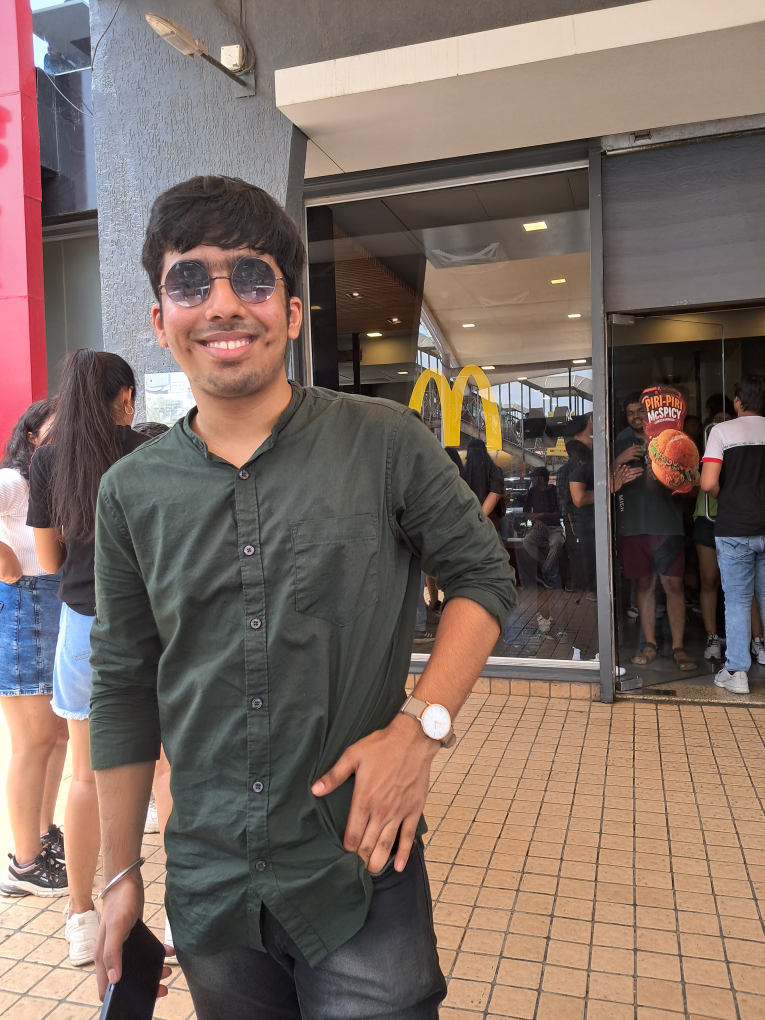
#> input picture Image Segmentation/OpenCV/Divansh.jpg, 3060 x 4080 px (shown at 1/4 size)
$ python contours.py
#> lines starting #> are read from the running program, lines starting #| are printed output that depends on the picture; after the words box and inside, x2 and y2 are one past the last pixel; in counts of white or black regions, pixels touching at a corner belong together
import cv2 as cv
import numpy as np

img = cv.imread('Divansh.jpg')
#> img is the input picture: shape (4080, 3060, 3); mean B, G, R 99.5, 108.4, 126
img = cv.resize(img,(500,500),interpolation=cv.INTER_AREA)
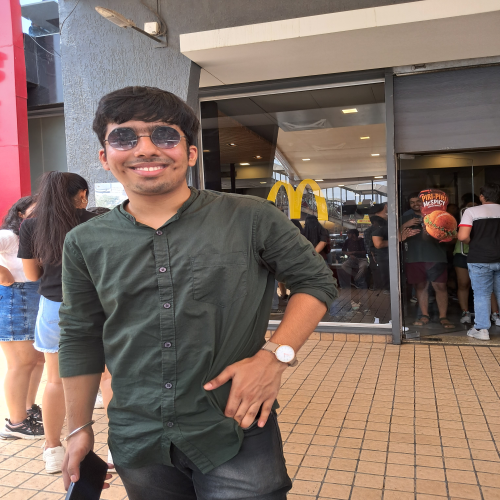
#> img: shape (500, 500, 3); mean B, G, R 99.5, 108.4, 126

gray = cv.cvtColor(img, cv.COLOR_BGR2GRAY)
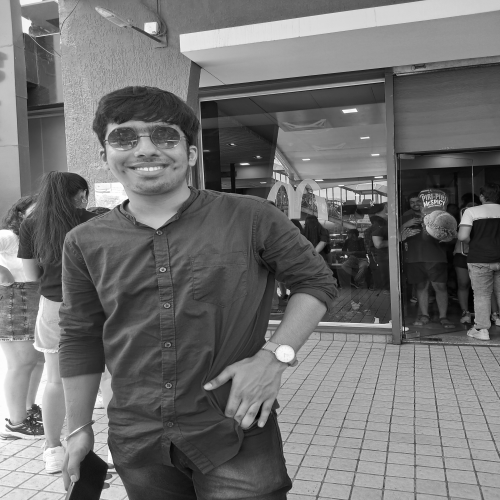
#> gray: shape (500, 500); min 0, max 255, mean 112.6
cv.imshow("gray",gray)
canny = cv.Canny(img,125,175)
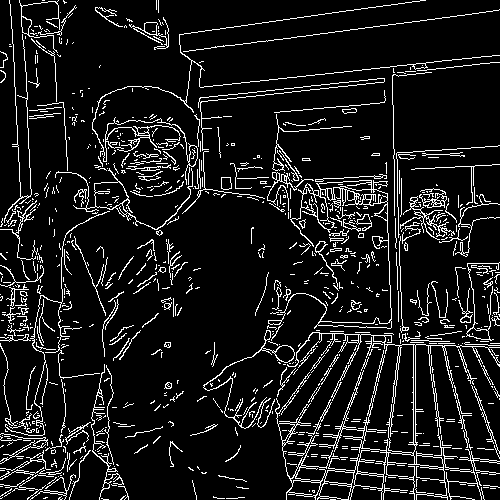
#> canny: shape (500, 500); 9.9% white in thin lines or dots

blur = cv.GaussianBlur(img,(5,5),cv.BORDER_DEFAULT)
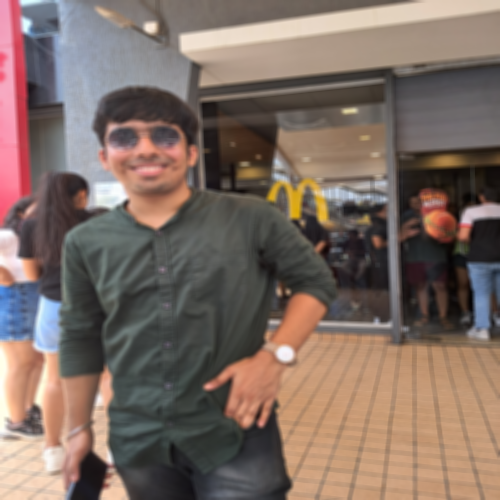
#> blur: shape (500, 500, 3); mean B, G, R 99.5, 108.4, 126
canny_blur =cv.Canny(blur,125,175)
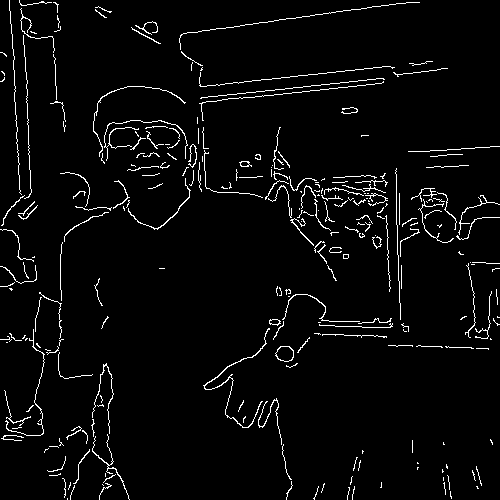
#> canny_blur: shape (500, 500); 3.6% white in thin lines or dots

cv.imshow("edge",canny)
cv.imshow("canny_blur",canny_blur)

ret, thres = cv.threshold(gray,125,175,cv.THRESH_BINARY)
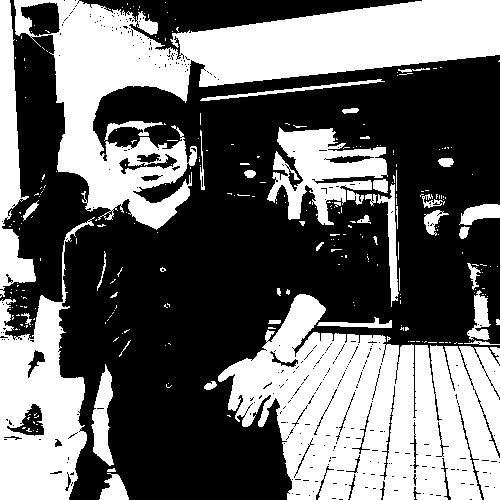
#> thres: shape (500, 500); values 0 (black) and 175 (white), 42.1% white; 288 white regions (243 under 20 px)
cv.imshow("thres",thres)
cv.waitKey(0)
cv.destroyAllWindows()

#contours
contours,hierarchies = cv.findContours(thres,cv.RETR_LIST,cv.CHAIN_APPROX_SIMPLE)
#> contours = 873 contours, 802 with area under 20; largest, box (x1, y1, x2, y2) and area: (14, 0, 500, 230) 37633, (218, 294, 500, 500) 37308, (0, 217, 95, 500) 13320, (267, 127, 388, 225) 5447, (0, 0, 36, 298) 4568
print(f'{len(contours)} countors found')
#| 873 countors found
cv.waitKey(0)
cv.destroyAllWindows()

#visualising the contours
blank = np.zeros(img.shape[:2],dtype='uint8')

blank = cv.drawContours(blank,contours, -1, (0,0,255),2)
#> blank: shape (500, 500); every value is 0
cv.imshow('contours',blank)
cv.waitKey(0)

$ run again, with Image Segmentation/OpenCV/Gova ram koli.jpg copied over Image Segmentation/OpenCV/Divansh.jpg
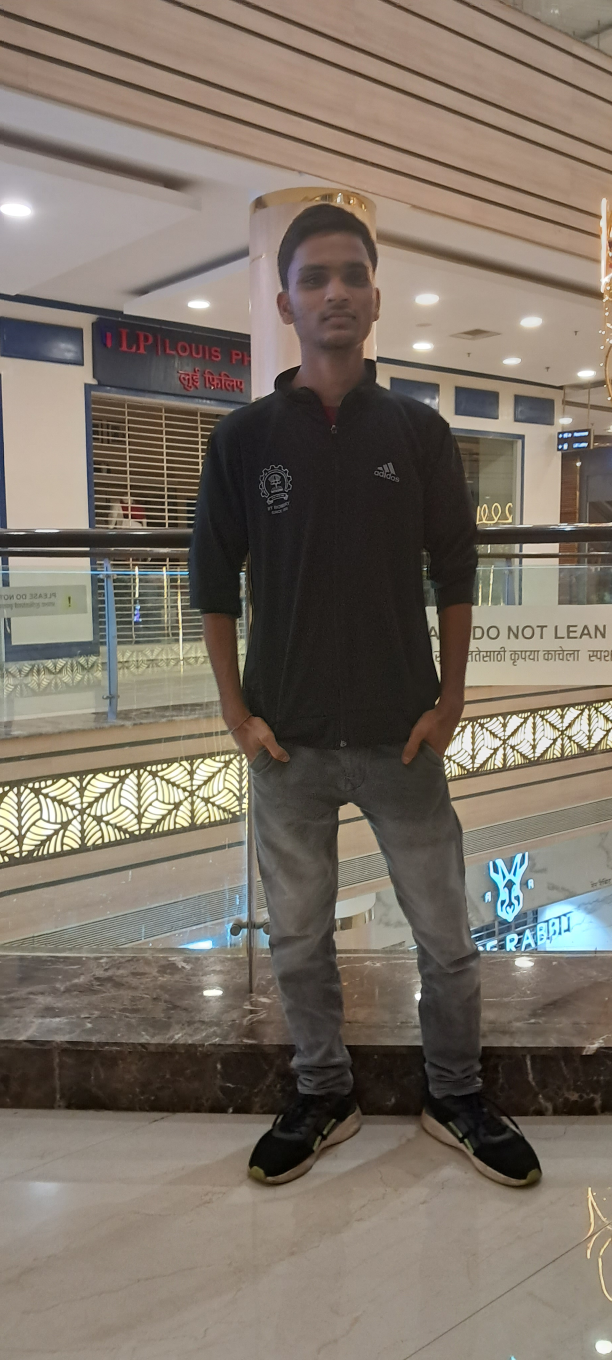
#> input picture Image Segmentation/OpenCV/Gova ram koli.jpg, 1836 x 4080 px (shown at 1/3 size)
#> img is the input picture: shape (4080, 1836, 3); mean B, G, R 102.3, 113.4, 123.7
#> img: shape (500, 500, 3)
#> `canny = cv.Canny(img,125,175)`:
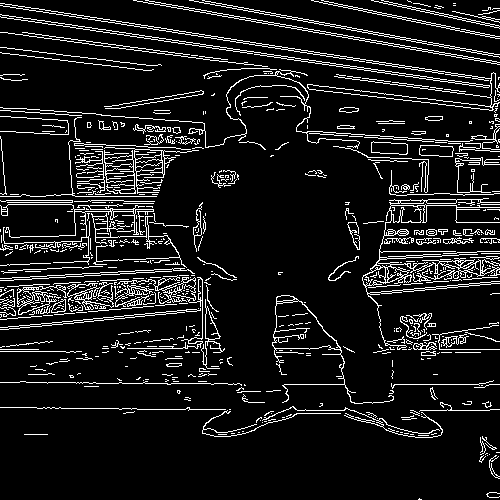
#> canny: shape (500, 500); 10.2% white in thin lines or dots
#> canny_blur: shape (500, 500); 2.9% white in thin lines or dots, all inside (x1, y1, x2, y2) = (0, 52, 500, 498)
#> `ret, thres = cv.threshold(gray,125,175,cv.THRESH_BINARY)`:
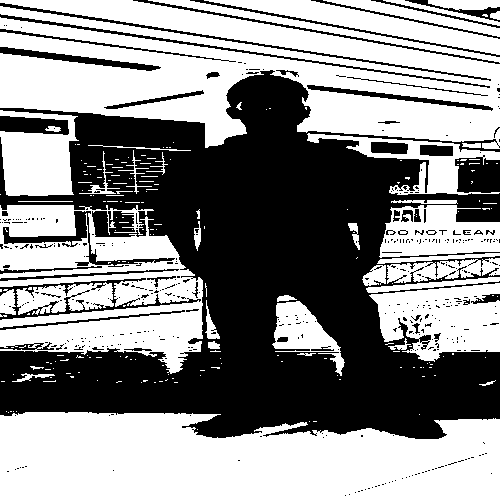
#> thres: shape (500, 500); values 0 (black) and 175 (white), 55.5% white; 433 black regions (380 under 20 px)
#> contours = 728 contours, 639 with area under 20; largest, box (x1, y1, x2, y2) and area: (0, 0, 500, 149) 42188, (0, 412, 500, 500) 37558, (0, 205, 203, 374) 19477, (369, 283, 500, 362) 6960, (379, 205, 500, 258) 4652
#| 728 countors found
#> blank: shape (500, 500); every value is 0

$ run again, with Image Segmentation/OpenCV/Monty.jpg copied over Image Segmentation/OpenCV/Divansh.jpg
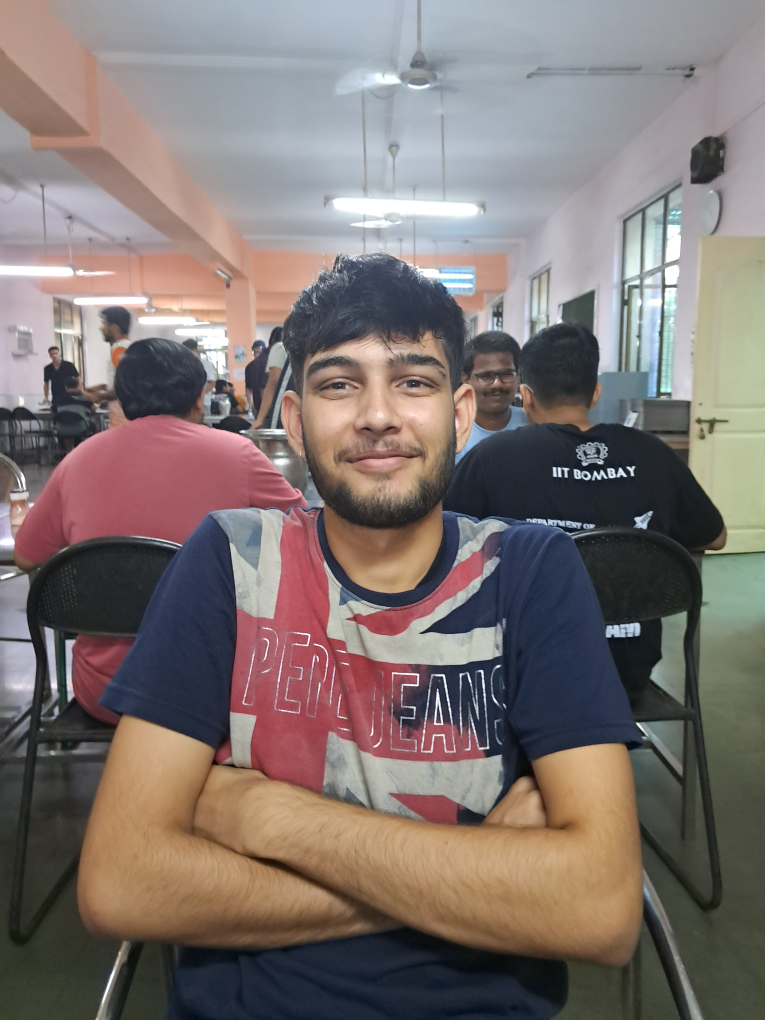
#> input picture Image Segmentation/OpenCV/Monty.jpg, 3060 x 4080 px (shown at 1/4 size)
#> img is the input picture: shape (4080, 3060, 3); mean B, G, R 113.1, 116, 127.2
#> img: shape (500, 500, 3)
#> `canny = cv.Canny(img,125,175)`:
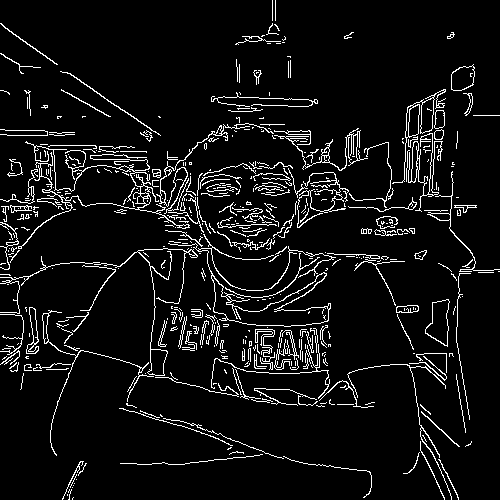
#> canny: shape (500, 500); 6.9% white in thin lines or dots
#> canny_blur: shape (500, 500); 3.5% white in thin lines or dots
#> `ret, thres = cv.threshold(gray,125,175,cv.THRESH_BINARY)`:
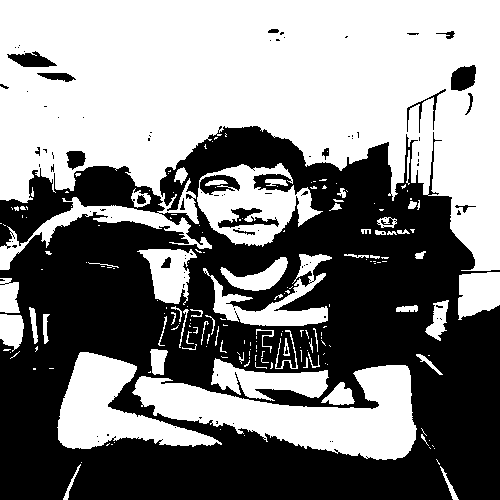
#> thres: shape (500, 500); values 0 (black) and 175 (white), 51.7% white; 93 black regions (73 under 20 px)
#> contours = 324 contours, 261 with area under 20; largest, box (x1, y1, x2, y2) and area: (0, 0, 500, 271) 89113, (132, 365, 417, 460) 12364, (57, 352, 222, 449) 6748, (197, 163, 323, 247) 5967, (203, 254, 332, 326) 2640
#| 324 countors found
#> blank: shape (500, 500); every value is 0

$ run again, with Image Segmentation/OpenCV/Raj_Monty.jpg copied over Image Segmentation/OpenCV/Divansh.jpg
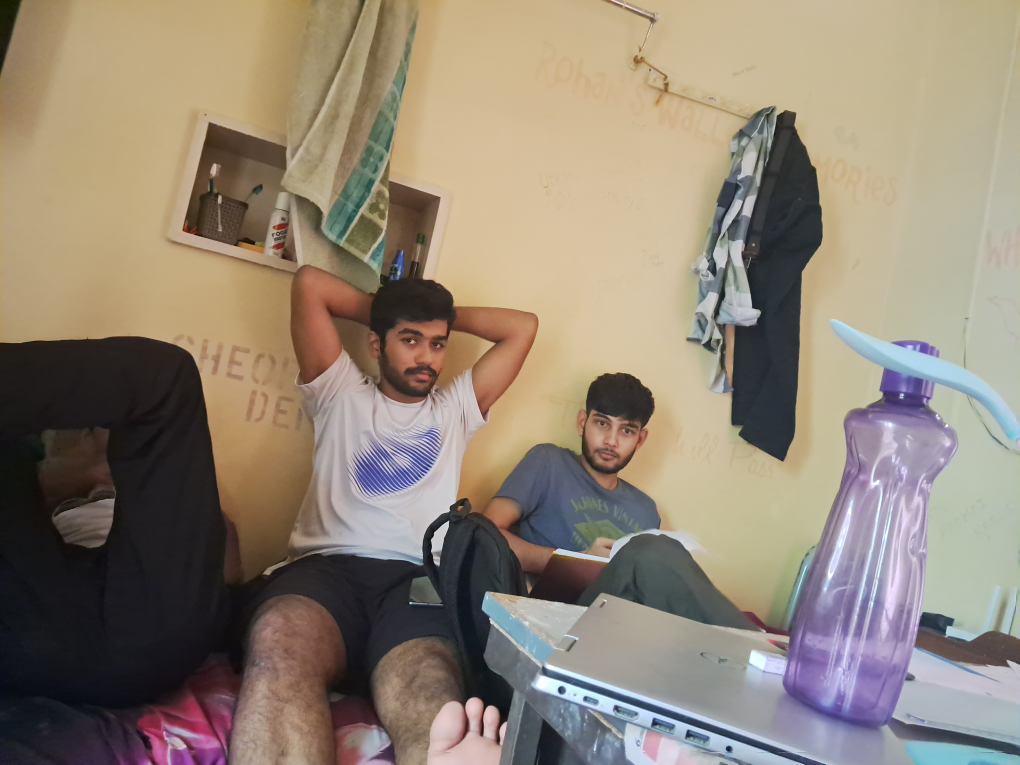
#> input picture Image Segmentation/OpenCV/Raj_Monty.jpg, 4080 x 3060 px (shown at 1/4 size)
#> img is the input picture: shape (3060, 4080, 3); mean B, G, R 117.8, 133.2, 145.4
#> img: shape (500, 500, 3)
#> `canny = cv.Canny(img,125,175)`:
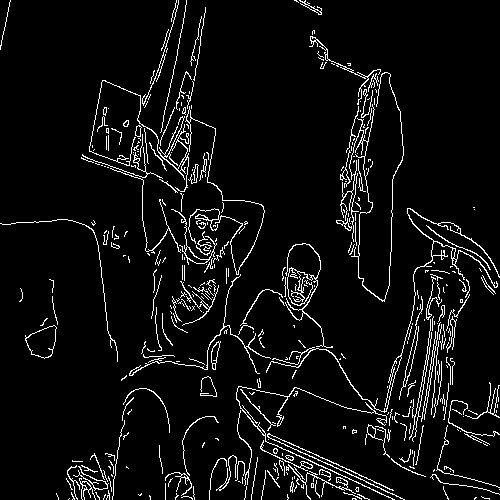
#> canny: shape (500, 500); 5.8% white in thin lines or dots
#> canny_blur: shape (500, 500); 2.8% white in thin lines or dots
#> `ret, thres = cv.threshold(gray,125,175,cv.THRESH_BINARY)`:
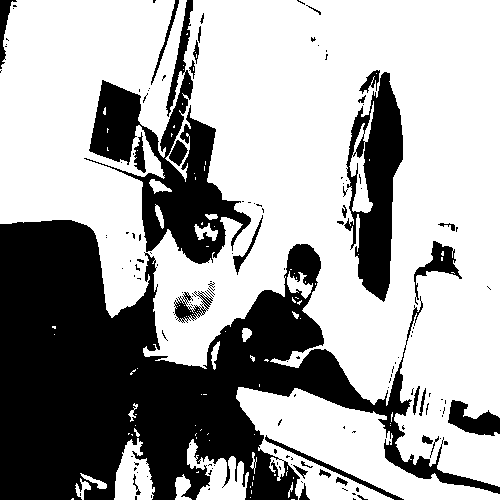
#> thres: shape (500, 500); values 0 (black) and 175 (white), 64.8% white; 146 black regions (114 under 20 px)
#> contours = 430 contours, 371 with area under 20; largest, box (x1, y1, x2, y2) and area: (0, 0, 500, 487) 164783, (83, 69, 252, 265) 12945, (236, 387, 500, 500) 12798, (343, 71, 404, 303) 8556, (187, 439, 249, 500) 1644
#| 430 countors found
#> blank: shape (500, 500); every value is 0
